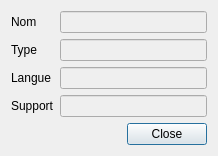
<?xml version="1.0" encoding="UTF-8"?>
<ui version="4.0">
 <class>FenetreSupplement</class>
 <widget class="QDialog" name="FenetreSupplement">
  <property name="geometry">
   <rect>
    <x>0</x>
    <y>0</y>
    <width>218</width>
    <height>145</height>
   </rect>
  </property>
  <property name="maximumSize">
   <size>
    <width>218</width>
    <height>145</height>
   </size>
  </property>
  <property name="windowTitle">
   <string>Dialog</string>
  </property>
  <layout class="QFormLayout" name="formLayout">
   <property name="fieldGrowthPolicy">
    <enum>QFormLayout::AllNonFixedFieldsGrow</enum>
   </property>
   <item row="0" column="0">
    <widget class="QLabel" name="l_nom">
     <property name="text">
      <string>Nom</string>
     </property>
    </widget>
   </item>
   <item row="0" column="1">
    <widget class="QLineEdit" name="w_nom">
     <property name="enabled">
      <bool>false</bool>
     </property>
     <property name="readOnly">
      <bool>false</bool>
     </property>
    </widget>
   </item>
   <item row="2" column="0">
    <widget class="QLabel" name="l_langue">
     <property name="text">
      <string>Langue</string>
     </property>
    </widget>
   </item>
   <item row="2" column="1">
    <widget class="QLineEdit" name="w_langue">
     <property name="enabled">
      <bool>false</bool>
     </property>
    </widget>
   </item>
   <item row="3" column="0">
    <widget class="QLabel" name="l_support">
     <property name="text">
      <string>Support</string>
     </property>
    </widget>
   </item>
   <item row="3" column="1">
    <widget class="QLineEdit" name="w_support">
     <property name="enabled">
      <bool>false</bool>
     </property>
    </widget>
   </item>
   <item row="1" column="0">
    <widget class="QLabel" name="l_type">
     <property name="text">
      <string>Type</string>
     </property>
    </widget>
   </item>
   <item row="1" column="1">
    <widget class="QLineEdit" name="w_type">
     <property name="enabled">
      <bool>false</bool>
     </property>
    </widget>
   </item>
   <item row="4" column="1">
    <widget class="QDialogButtonBox" name="buttonBox">
     <property name="standardButtons">
      <set>QDialogButtonBox::Close</set>
     </property>
    </widget>
   </item>
  </layout>
 </widget>
 <tabstops>
  <tabstop>w_nom</tabstop>
  <tabstop>w_type</tabstop>
  <tabstop>w_langue</tabstop>
  <tabstop>w_support</tabstop>
  <tabstop>buttonBox</tabstop>
 </tabstops>
 <resources/>
 <connections/>
</ui>
